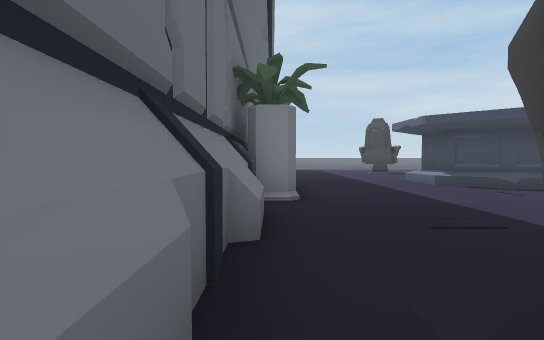
View 1 (above)

19 first-person views from a walk through a 3-D level made in the Unity game engine. The camera is 1.4 m above the floor, tilts 2° down and sees 80° across. The floor is counted in squares, 2 m on a side. Each view is taken from the middle of a square. On the plan, view 1 faces up. The plan holds only what a view shows up to about 10 squares ahead; the rest is blank.

View 2
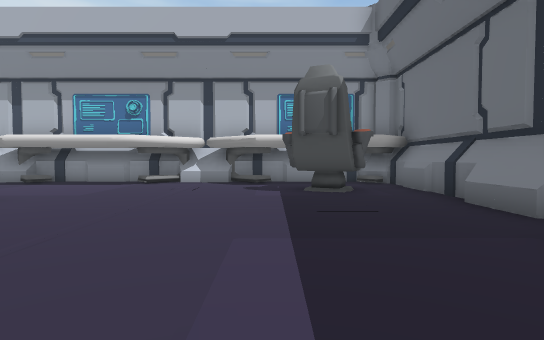

View 3
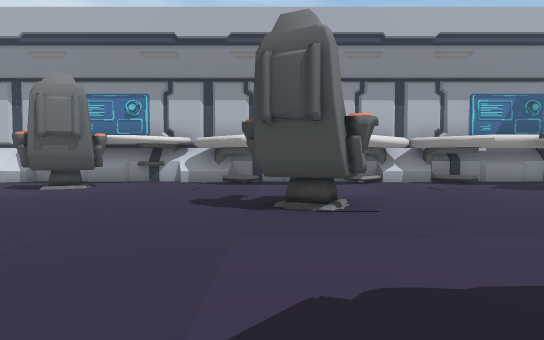

View 4
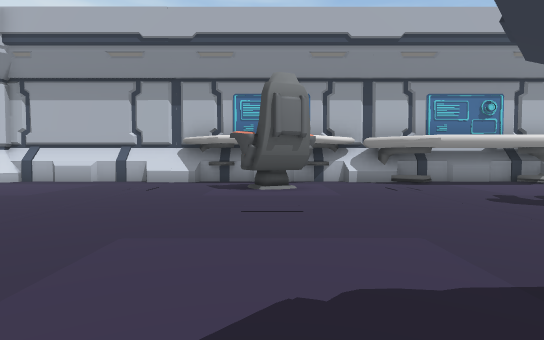

View 5
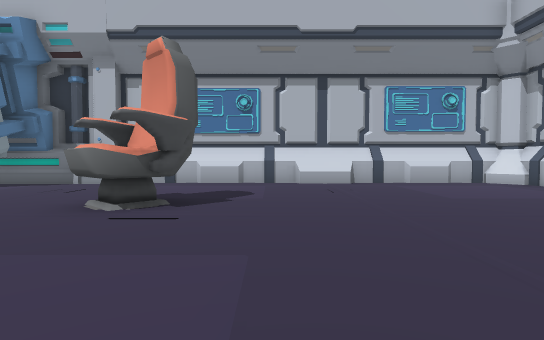

View 6
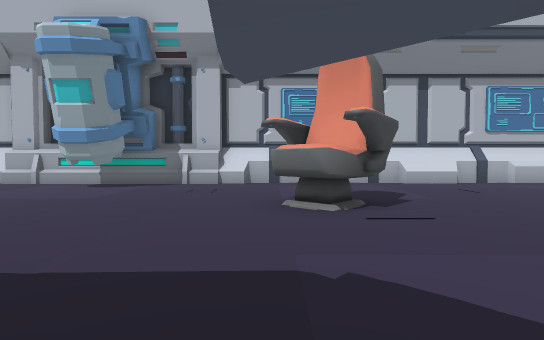

View 7
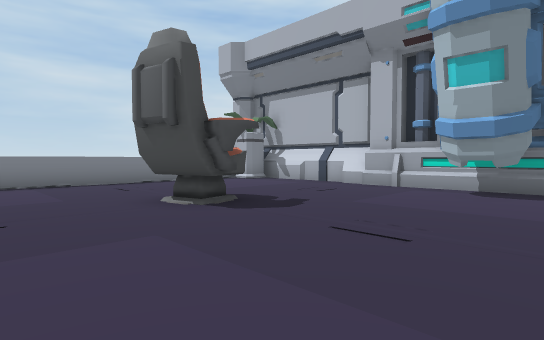

View 8
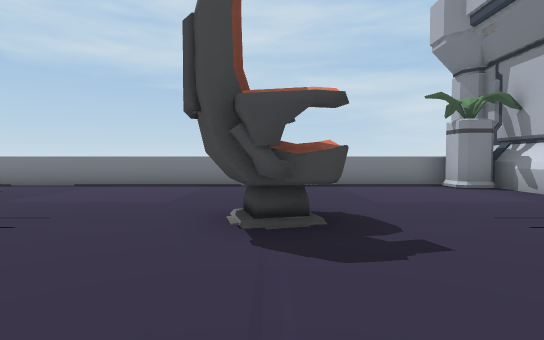

View 9
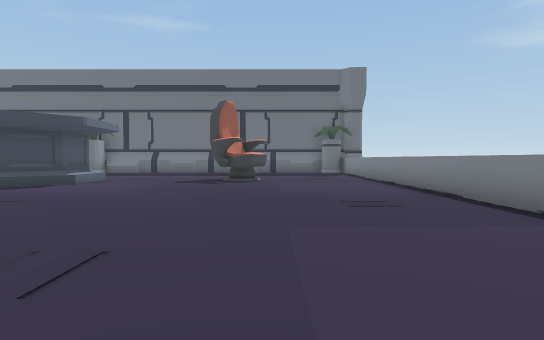

View 10
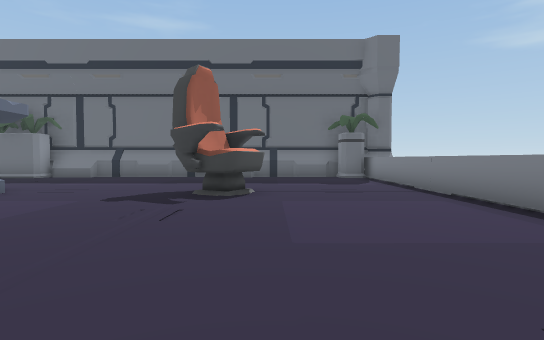

View 11
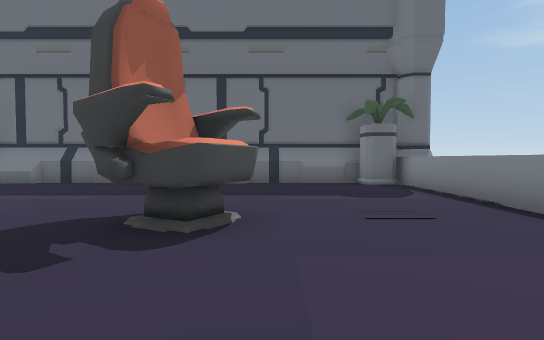

View 12
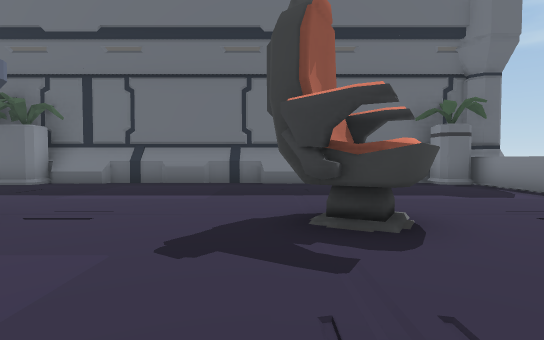

View 13
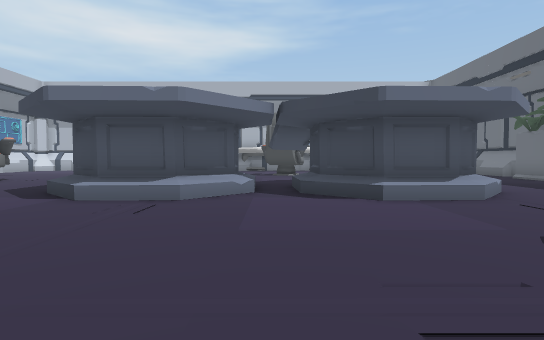

View 14
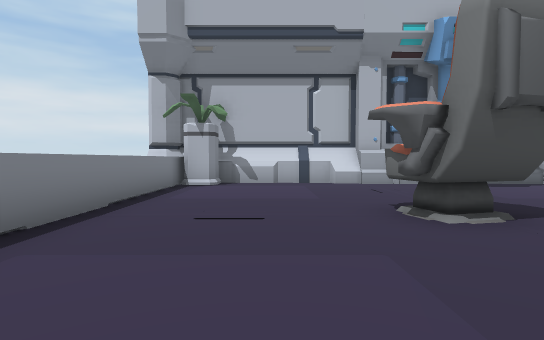

View 15
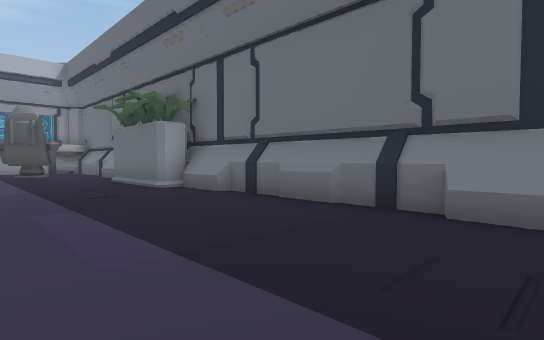

View 16
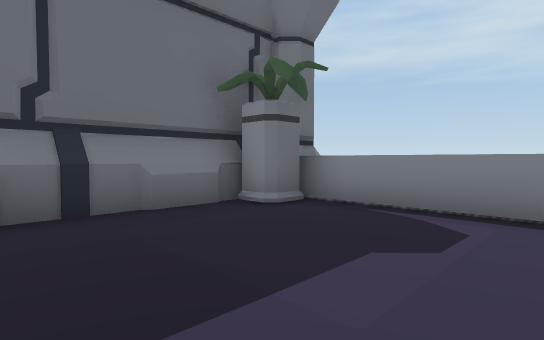

View 17
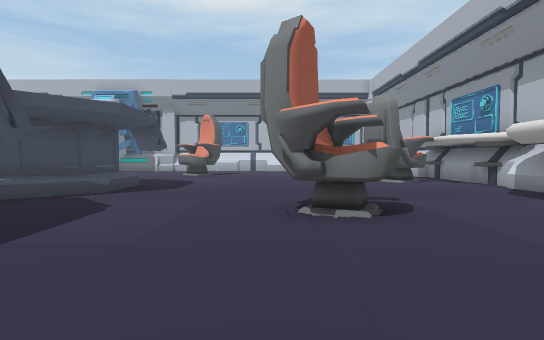

View 18
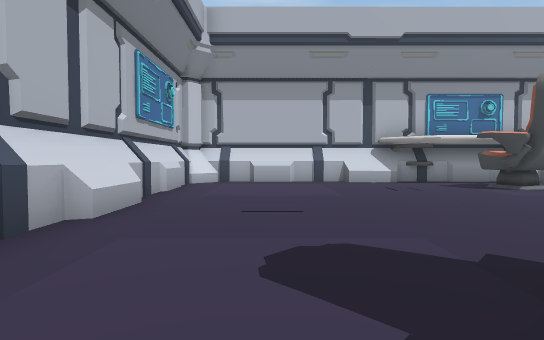

View 19
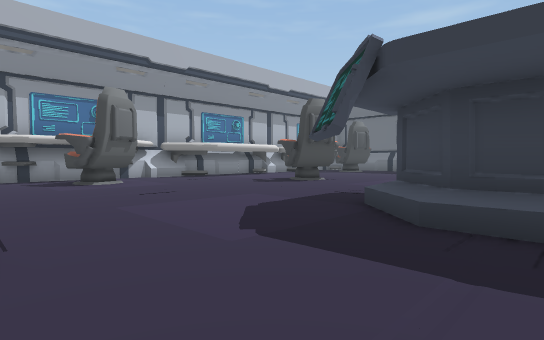

### Floor plan
Key: @ floor where view 1 was taken; # wall or solid block; . floor; / step, stairs or slope; ^ raised ledge; C chair.
Columns run from 1 left of view 1 to 23 right of it. Each row starts with its distance up from view 1.
 22  #
 21  ^^^^^^^^^^^^^^^^^^^^^^^
 20 ##.....................##
 19 #.......................#
 18 #.......................#
 17 #.......................#
 16 ##....##..........C....##
 15 ##................C....##
 14 #......................#
 13 #.....................##
 12 #.....................##
 11 #...../##...##.........#
 10 ##.../####.####........#
  9 ##....# ##.####........##
  8  #....###...##.....#....#
  7  #.................#....#
  6 ##......................#
  5 #.......................#
  4 ##.....................##
  3 ##.......##............##
  2 #.......................#
  1 #.##...........#........#
  0 #@. ...........#........#
 -1 ##......................#
 -2 #########################

Positions as (right, up) in squares from view 1, and headings:
1: (0, 0), facing up
2: (3, 8), facing down
3: (9, 8), facing down
4: (14, 8), facing down
5: (13, 5), facing right
6: (13, 8), facing right
7: (14, 11), facing up-right
8: (17, 12), facing up
9: (16, 17), facing left
10: (12, 17), facing left
11: (9, 17), facing left
12: (9, 15), facing left
13: (9, 17), facing down
14: (13, 18), facing right
15: (4, 16), facing down-left
16: (4, 16), facing up-left
17: (4, 4), facing right
18: (20, 8), facing down
19: (17, 10), facing down-left
